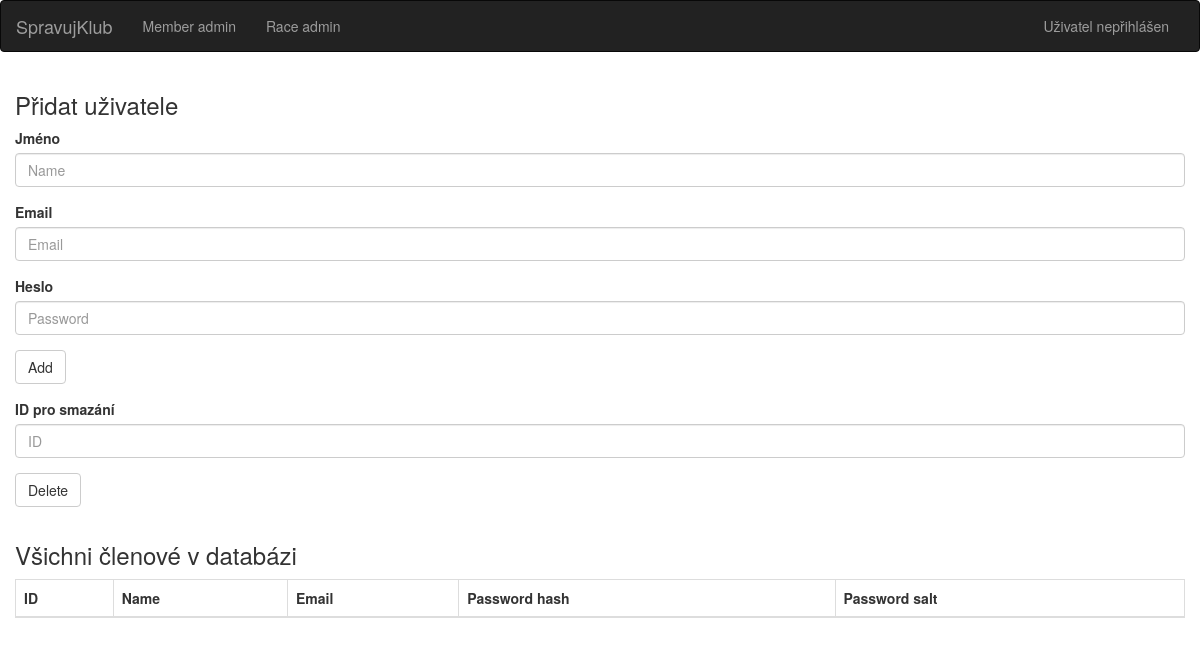
/admin_member, run on an earlier commit of the app's database.
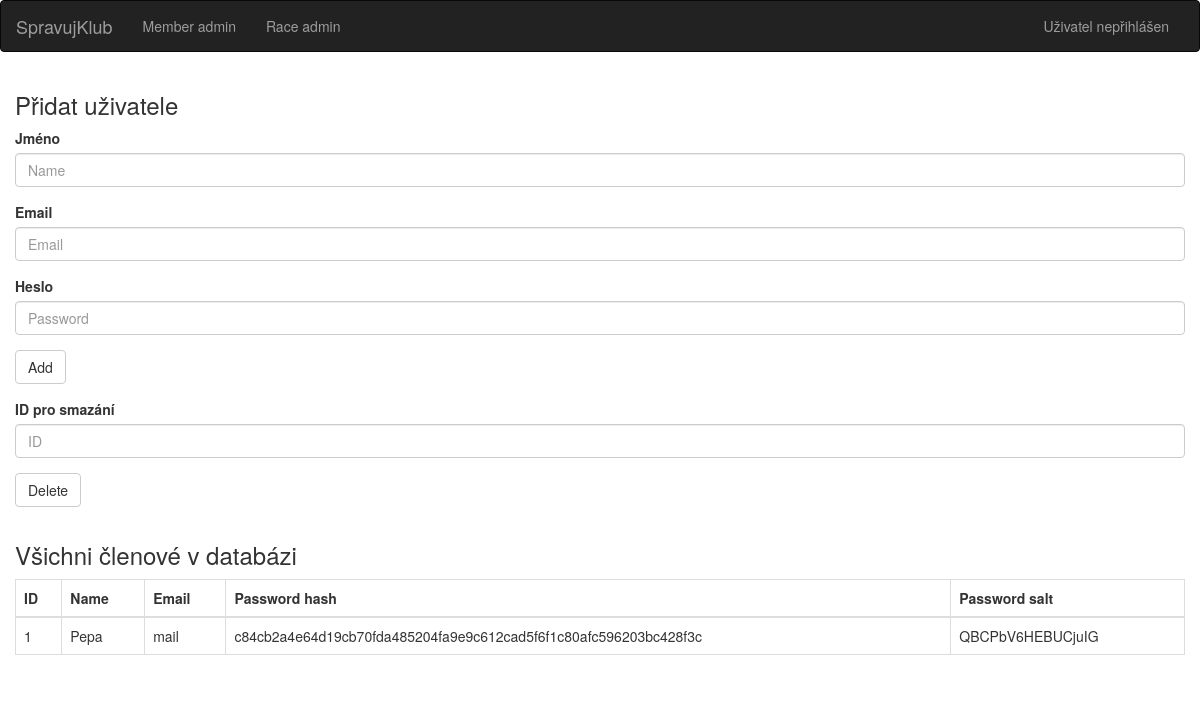
And on a later commit of the database.
### dl/models/Member.py (models this page shows, shortened)
class Member(db.Model):
    __tablename__ = "members"
    id = db.Column(db.Integer, primary_key=True, autoincrement=True)
    name = db.Column(db.String(50))
    email = db.Column(db.String(50), unique=True)
    password = db.Column(db.String(50))
    salt = db.Column(db.String(16))

### views.py (the view)
@app.route('/admin_member', methods=['GET', 'POST'])
def admin_member():
    name = request.values.get("name")
    email = request.values.get("mail")
    password = request.values.get("password")
    delete = request.values.get("delete", type=int)
    if name and email and password:
        app_create_user(name=name, email=email, password=password)
    if delete:
        app_delete_user_by_id(delete)
    return render_template("admin_member.html", members=Member.query.all(), title="Member admin")

### templates/admin_member.html
{% extends "base.html" %}
{% block content %}
    <div class="container tab-content">
        <div class="row">
            <form action="/admin_member" role="form">
                <h3>Přidat uživatele</h3>
                <div class="form-group">
                    <label>Jméno</label>
                    <input type="text" class="form-control" name="name" placeholder="Name">
                </div>
                <div class="form-group">
                    <label>Email</label>
                    <input type="text" class="form-control" name="mail" placeholder="Email" >
                </div>
                <div class="form-group">
                    <label for="inputPrice">Heslo</label>
                    <input type="password" class="form-control" name="password" placeholder="Password" >
                </div>
                <div class="form-group">
                    <button type="submit" class="btn btn-default">Add</button>
                </div>
            </form>
        </div>
        <div class="row">
            <form action="/" role="form">
                <div class="form-group">
                    <label>ID pro smazání</label>
                    <input type="number" class="form-control" name="delete" placeholder="ID" >
                </div>
                <div class="form-group">
                    <button type="submit" class="btn btn-default">Delete</button>
                </div>
            </form>
        </div>
        <div class="row">
            <h3>Všichni členové v databázi</h3>
            <div class="table-responsive">
                <table class="table table-bordered" id="mainTable">
                    <thead>
                    <tr>
                        <th>ID</th>
                        <th>Name</th>
                        <th>Email</th>
                        <th>Password hash</th>
                        <th>Password salt</th>
                    </tr>
                    </thead>
                    <tbody id="displayArea">
                    {% for member in members %}
                        <tr>
                            <td>{{ member.id }}</td>
                            <td>{{ member.name }}</td>
                            <td>{{ member.email }}</td>
                            <td>{{ member.password }}</td>
                            <td>{{ member.salt }}</td>
                        </tr>
                    {% endfor %}
                    </tbody>
                </table>
            </div>
        </div>
    </div>
{% endblock %}

What changed in the data, as far as the page shows it:
added Member: id "1", name "Pepa", email "mail", password "c84cb2a4e64d19cb70fda485204fa9e9c612cad5f6f1c80afc596203bc428f3c", salt "QBCPbV6HEBUCjuIG"
